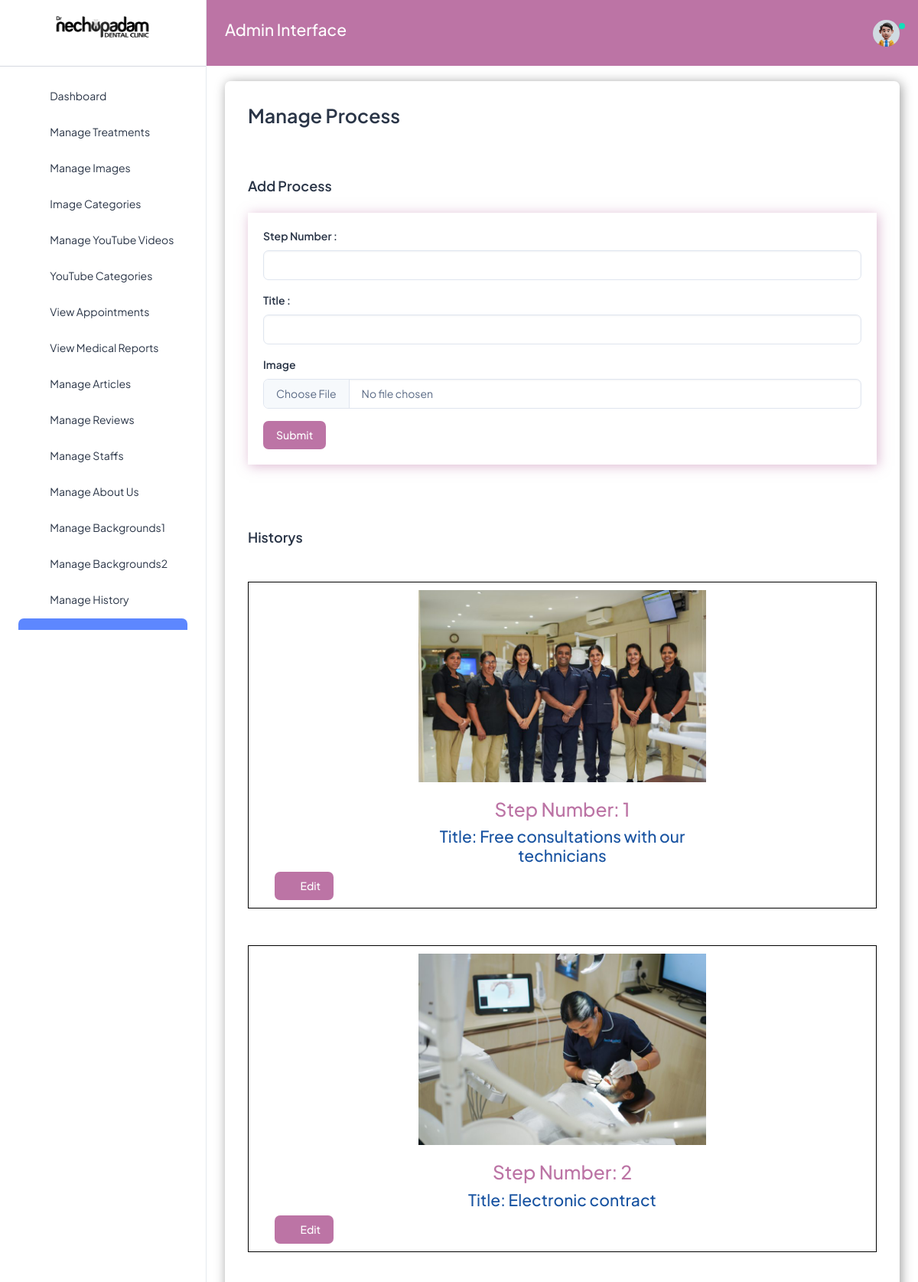
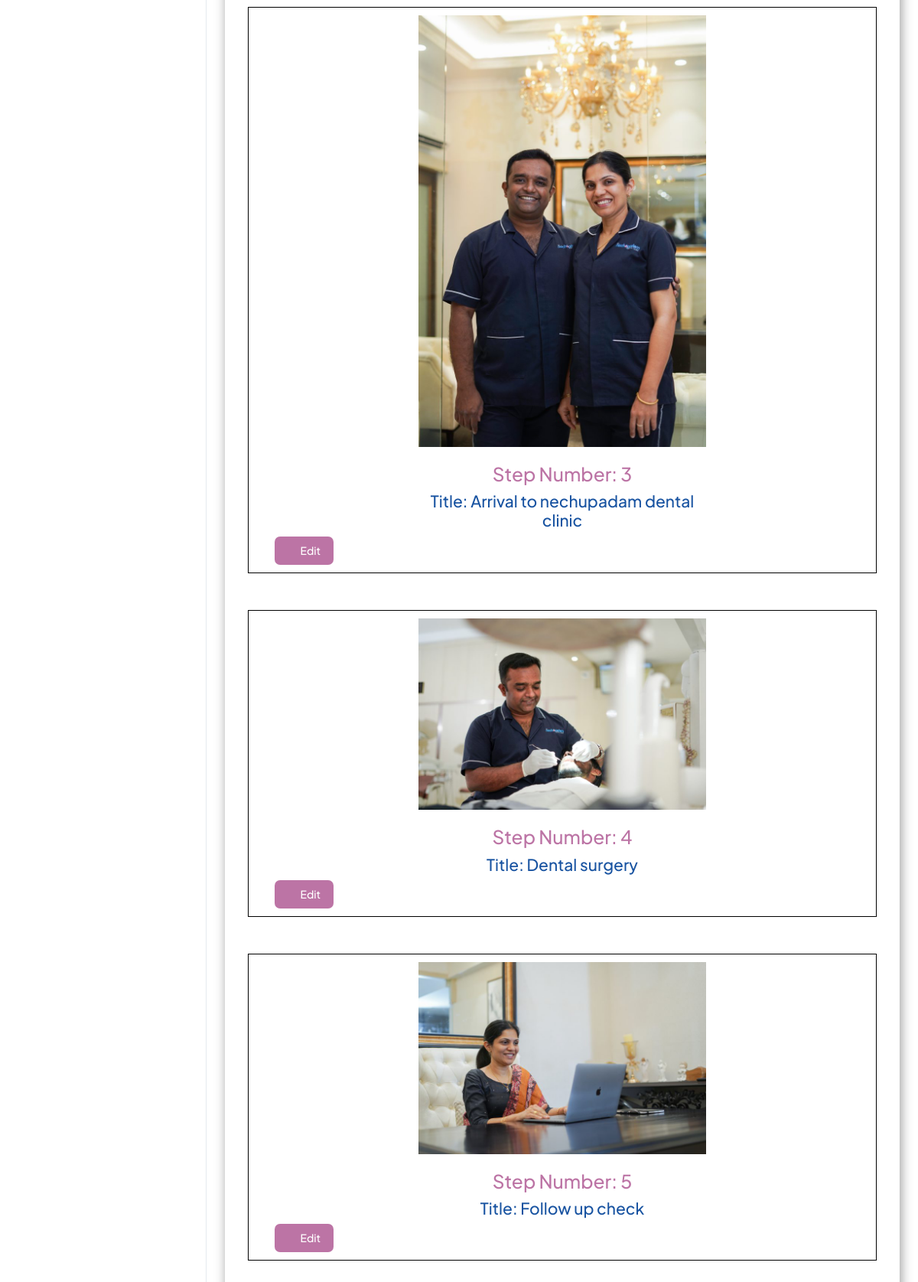
The app's page /process (signed in) with its own data (2 pictures, top to bottom).
### nechuwebapp/models.py (models this page shows, shortened)
class DentalSurgeryStep(models.Model):
    step_number = models.IntegerField(null=True)
    title = models.CharField(max_length=200, null=True)
    image = models.ImageField(upload_to='surgery_images/', null=True)

### nechuwebapp/views.py (the view, shortened to what this page needs)
# urls.py: path('process', views.process, name='process'),
def process(request):
    process = DentalSurgeryStep.objects.all().order_by("step_number")
    context = {"process":process}
    return render(request, 'nechuadmin/process.html', context)

### nechuwebapp/templates/nechuadmin/process.html (shortened to what this page needs)
{% extends 'nechuadmin/base.html' %}
{% load static %}
{% block content %}
  <h1 class="card-title fw-semibold mb-4" style="font-size:25px;">Manage Process</h1>
  <br>
  <br>
  <h5 class="card-title fw-semibold mb-4">Add Process</h5>
  <div class="custom-card" style="box-shadow: 2px 2px 15px rgba(188, 116, 165, 0.5); padding: 20px;">
      <form action="{% url 'process' %}" enctype="multipart/form-data" method="POST">
        <div class="mb-3">
          <label for="treatmentTitle" class="form-label">Step Number :</label>
          <input type="text" class="form-control" id="treatmentTitle" aria-describedby="titleHelp" name="step_number" required>
        </div>
        <div class="mb-3">
          <label for="treatmentTitle" class="form-label">Title :</label>
          <input type="text" class="form-control" id="treatmentTitle" aria-describedby="titleHelp" name="title" required>
        </div>
        <div class="mb-3">
          <label for="treatmentImage" class="form-label">Image</label>
          <input type="file" class="form-control" id="treatmentImage" name="nechu_image" required>
        </div>
        <button type="submit" class="btn" style="background-color:#bc74a5; color:white;">Submit</button>
      </form>
    </div>
    <br>
    <br>
    <br>
    <br>
    <h5 class="card-title fw-semibold mb-4">Historys</h5>
    <div class="container mt-5 mb-4">
      {% for i in process %}
      <div class="row justify-content-center mb-5" style="border: 1px solid black; padding: 10px;">
          <div class="col-md-6">
              <img src="{{ i.image.url }}" class="img-fluid" alt="Responsive Image">
              <br><br>
              <h3 class="text-center" style="color: #bc74a5;">Step Number: {{ i.step_number }}</h3>
              <h4 class="text-center" style="color: #1853a1;">Title: {{ i.title }}</h4>
          </div>
          <div class="row">
              <div class="d-flex justify-content-between">
                  <a href="{% url 'edit_process' i.id %}" class="btn btn-square" style="background-color:#bc74a5; color:white;"><i class="ti ti-pencil fs-5"></i> Edit</a>
                </div>
          </div>
      </div>
      {% endfor %}
  </div>
  <br>
  <br>
  <br>
{% endblock %}

### nechuwebapp/templates/nechuadmin/base.html (style rules this page uses)
.custom-card { box-shadow: 2px 2px 15px rgba(0, 0, 0, 0.4); }

### records on screen
DentalSurgeryStep: image (picture), step_number "1", title "Free consultations with our technicians"
DentalSurgeryStep: image (picture), step_number "2", title "Electronic contract"
DentalSurgeryStep: image (picture), step_number "3", title "Arrival to nechupadam dental clinic"
DentalSurgeryStep: image (picture), step_number "4", title "Dental surgery"
DentalSurgeryStep: image (picture), step_number "5", title "Follow up check"
